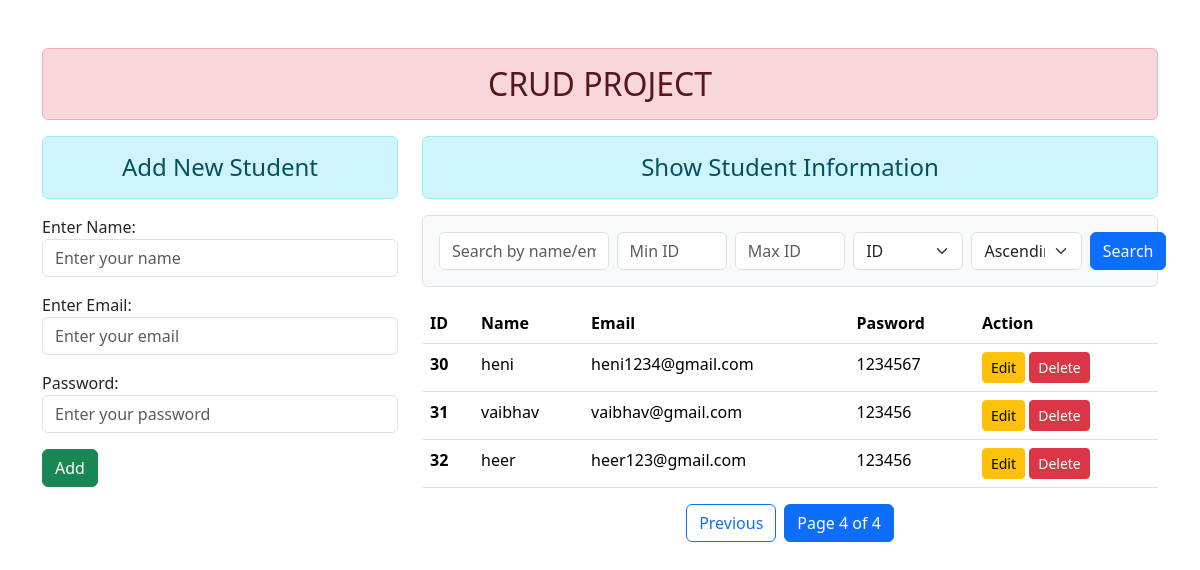
/?page=5, run on an earlier commit of the app's database.
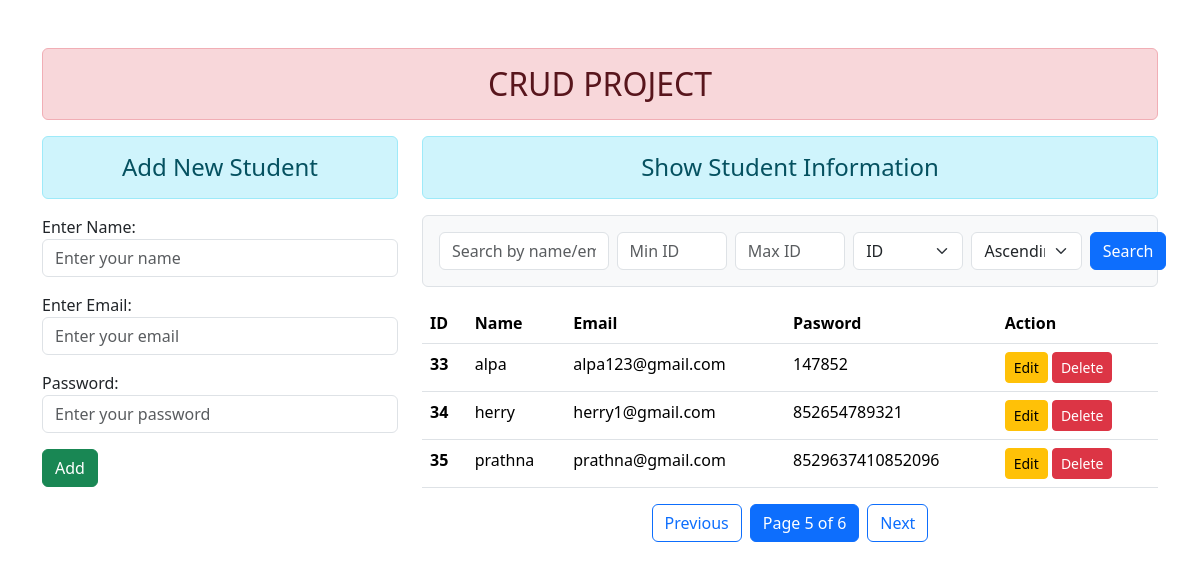
And on a later commit of the database.
### myapp/models.py (models this page shows)
class User(models.Model):
    name = models.CharField(max_length=100, blank=True) # blank=True dose not show error_messages
    email = models.EmailField(max_length=100)
    password = models.CharField(max_length=100)

### myapp/views.py (the view)
# urls.py: path('', views.add_show, name="addandshow"),
def add_show(request):
    if request.method == 'POST':
        fm = StudentRegistration(request.POST)
        if fm.is_valid():
            nm = fm.cleaned_data['name']
            em = fm.cleaned_data['email']
            pw = fm.cleaned_data['password']
            reg = User(name=nm, email=em, password=pw)
            reg.save()
            messages.success(request, 'New Student Successfully Saved !')
            fm = StudentRegistration()
    else:
        fm = StudentRegistration()
    search = request.GET.get('search', '').strip()
    id_min = request.GET.get('id_min', '').strip()
    id_max = request.GET.get('id_max', '').strip()
    sort_field = request.GET.get('sort', 'id').strip()
    order = request.GET.get('order', 'asc').strip()
    stud = User.objects.all()
    if search:
        stud = stud.filter(Q(name__icontains=search) | Q(email__icontains=search))
    if id_min and id_max:
        stud = stud.filter(id__range=(id_min, id_max))
    elif id_min:
        stud = stud.filter(id__gte=id_min)
    elif id_max:
        stud = stud.filter(id__lte=id_max)
    allowed = ['id', 'name', 'email']
    if sort_field not in allowed:
        sort_field = 'id'
    sort_expression = f'-{sort_field}' if order == 'desc' else sort_field
    stud = stud.order_by(sort_expression)
    paginator = Paginator(stud, 3)
    page = request.GET.get('page')
    stud = paginator.get_page(page)
    print("Page Number:", page)
    print("Page Object:", stud)
    querydict = request.GET.copy()
    querydict.pop('page', None)
    preserved_query = querydict.urlencode()
    context = {
        'form': fm,
        'stu': stud,
        'search': search,
        'id_min': id_min,
        'id_max': id_max,
        'sort_field': sort_field,
        'order': order,
        'preserved_query': preserved_query,
    }
    return render(request, 'myapp/addandshow.html', context)

### myapp/forms.py (shortened to what this page needs)
class StudentRegistration(forms.ModelForm):
    class Meta:
        model = User
        fields = ['name', 'email', 'password']
        labels = {'name' : 'Enter Name', 'email' : 'Enter Email'}
        error_messages = {
            'name' : {'required':'Name Is Required...'},
            'email' : {'required':'Email Is Required...'},
            'password' : {'required':'Password Is Required...'}
        }
        widgets = {
            'name': forms.TextInput(attrs={'class':'form-control', 'placeholder':'Enter your name'}),
            'email': forms.EmailInput(attrs={'class':'form-control', 'placeholder':'Enter your email'}),
            'password': forms.PasswordInput(render_value=True, attrs={'class':'form-control', 'placeholder':'Enter your password'}),
        }

### myapp/templates/myapp/addandshow.html (shortened to what this page needs)
{% extends "myapp/base.html" %}
{% block content %}
<div class="row">
    <div class="col-sm-4">
        <h4 class="text-center alert alert-info">Add New Student</h4>
        <form action="" method="POST" novalidate>
            {{form.as_p}}
            <input type="submit" class="btn btn-success" value="Add">
        </form>
    </div>
    <div class="col-sm-8">
        <h4 class="text-center alert alert-info">Show Student Information</h4>
        <form method="get" class="mb-3 p-3 border rounded bg-light">
        <div class="row g-2">
            <div class="col-md-3">
            <input type="text" name="search" class="form-control" placeholder="Search by name/email" value="{{ search }}">
            </div>
            <div class="col-md-2">
            <input type="number" name="id_min" class="form-control" placeholder="Min ID" value="{{ id_min }}">
            </div>
            <div class="col-md-2">
            <input type="number" name="id_max" class="form-control" placeholder="Max ID" value="{{ id_max }}">
            </div>
            <div class="col-md-2">
            <select name="sort" class="form-select">
                <option value="id" {% if sort_by == "id" %}selected{% endif %}>ID</option>
            </select>
            </div>
            <div class="col-md-2">
            <select name="order" class="form-select">
                <option value="asc" {% if order == "asc" %}selected{% endif %}>Ascending</option>
            </select>
            </div>
            <div class="col-md-1">
            <button type="submit" class="btn btn-primary ">Search</button>
            </div>
        </div>
        </form>
        {% if stu %}
            <table class="table table-hover">
                <thead>
                    <tr>
                        <th scope="col">ID</th>
                        <th scope="col">Name</th>
                        <th scope="col">Email</th>
                        <th scope="col">Pasword</th>
                        <th scope="col">Action</th>
                    </tr>
                </thead>
                <tbody>
                    {% for st in stu %}
                        <tr>
                            <th scope="row">{{st.id}}</th>
                            <td>{{st.name}}</td>
                            <td>{{st.email}}</td>
                            <td>{{st.password}}</td>
                            <td>
                                <a href="{% url "updatedata" st.id %}" class="btn btn-warning btn-sm">Edit</a>
                                <form action="{% url "deletedata" st.id %}" method="POST" class="d-inline">
                                    <input type="submit" class="btn btn-danger btn-sm" onclick="return confirm('Are you sure you want to delete this student?');" value="Delete">
                                </form>
                            </td>
                        </tr>
                    {% endfor %}
                </tbody>
            </table>
        {% else %}
            <h4 class="text-center alert alert-warning">No Record</h4>
        {% endif %}
         <div class="d-flex justify-content-center align-items-center mt-3">
      {% if stu.has_previous %}
        <a class="btn btn-outline-primary mx-1"
           href="?page={{ stu.previous_page_number }}{% if preserved_query %}&{{ preserved_query }}{% endif %}">
           Previous</a>
      {% endif %}
      <span class="btn btn-primary mx-1">Page {{ stu.number }} of {{ stu.paginator.num_pages }}</span>
      {% if stu.has_next %}
        <a class="btn btn-outline-primary mx-1"
           href="?page={{ stu.next_page_number }}{% if preserved_query %}&{{ preserved_query }}{% endif %}">
           Next</a>
      {% endif %}
    </div>
    </div>
</div>
{% endblock content %}

### myapp/templates/myapp/base.html (shortened to what this page needs)
<!DOCTYPE html>
{% load static %}
<html>
    <head>
        <link rel="stylesheet" href="{% static 'myapp/css/bootstrap.css' %}">
    </head>
    <body>
        <div class="container mt-5">
            <h2 class="text-center alert alert-danger">CRUD PROJECT</h2>
            {% block content %}{% endblock content %}
        </div>
    </body>
</html>

What changed in the data, as far as the page shows it:
no longer on this page (row unchanged): User: id "30", name "heni", email "heni1234@gmail.com", password "1234567"
no longer on this page (row unchanged): User: id "31", name "vaibhav", email "vaibhav@gmail.com", password "123456"
no longer on this page (row unchanged): User: id "32", name "heer", email "heer123@gmail.com", password "123456"
added User: id "33", name "alpa", email "alpa123@gmail.com", password "147852"
added User: id "34", name "herry", email "herry1@gmail.com", password "852654789321"
added User: id "35", name "prathna", email "prathna@gmail.com", password "8529637410852096"
Also different on the page:
{{ stu.number }}: "4" → "5"
{{ stu.paginator.num_pages }}: "4" → "6"
text now shown: "Next"
